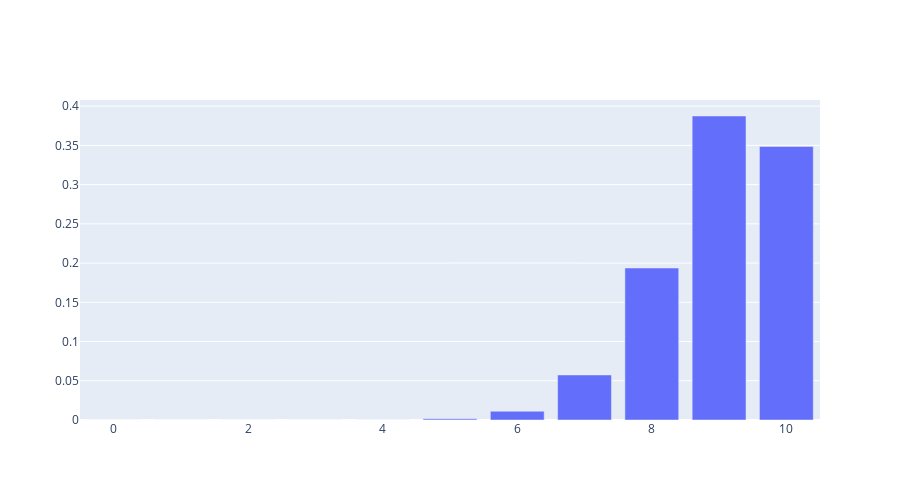

This figure's notebook cell:
### Code cell
from scipy.stats import binom
import plotly.graph_objects as go
# setting the values
# of n and p
n = 10
p = 0.9
# defining list of r values
r_values = list(range(n + 1))
# list of pmf values
dist = [binom.pmf(r, n, p) for r in r_values ]
# plotting the graph
fig = go.Figure([go.Bar(x=r_values, y=dist)])
fig.update_layout(height = 500)
fig.show()

### Figure 1 — Plotly figure (JSON) as saved in the notebook; plotly's stock layout.template omitted (floating-point values rounded to 4 significant figures)
{"data": [{"type": "bar", "x": [0, 1, 2, 3, 4, 5, 6, 7, 8, 9, 10], "y": [1e-10, 9e-09, 3.645e-07, 8.748e-06, 0.0001378, 0.001488, 0.01116, 0.0574, 0.1937, 0.3874, 0.3487]}], "layout": {"height": 500}}
